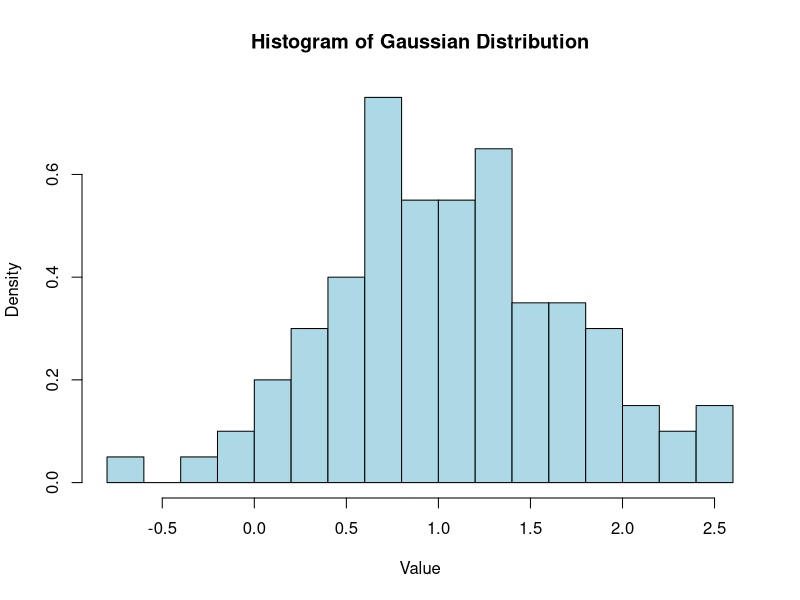

Recreate this plot in R.
#Question 5

set.seed(123)

# Generate 100 random numbers with Gaussian distribution
mean <- 1
variance <- 0.5
random_numbers <- rnorm(100, mean, sqrt(variance))

# Print the generated random numbers
print(random_numbers)

# Plot histogram
hist(random_numbers, breaks = 20, freq = FALSE, col = "lightblue", main = "Histogram of Gaussian Distribution",
     xlab = "Value", ylab = "Density")

